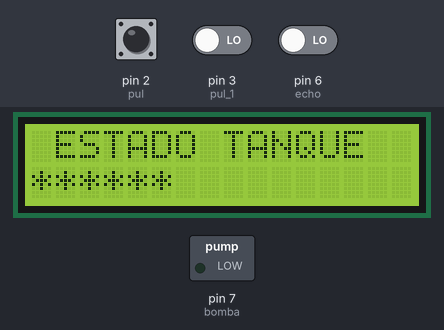
This sketch was run on a simulated Arduino Uno, built with avr-gcc and run on an emulated ATmega328P. Parts: 16×2 character LCD, switched loads named in the sketch (green lamp = pin HIGH). The test bench sets the inputs (shaded band); at power-on: pin 2 (pul) LOW, pin 3 (pul_1) LOW, pin 6 (echo) LOW. Pins used as bus, display or sensor lines are not drawn; what the sketch prints to the serial monitor is not drawn.

Above: at 1.6 s.
1.7 s: pin 2 (pul) driven HIGH
At 3.3 s:
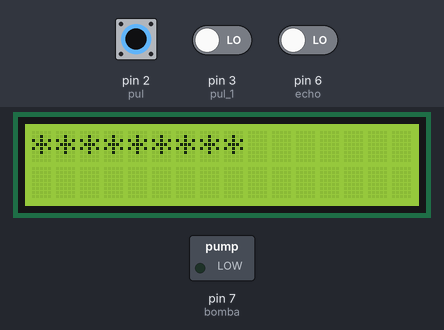
3.5 s: pin 3 (pul_1) driven HIGH
At 5.43 s:
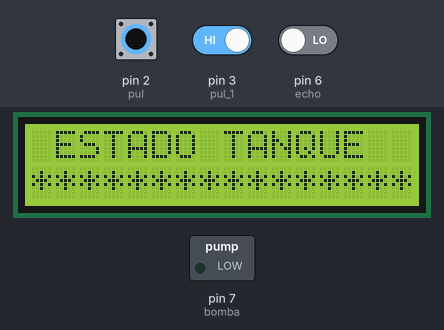
5.5 s: pin 2 (pul) pulsed LOW 5 times (0.12 s each, 0.3 s apart)
At 11.3 s:
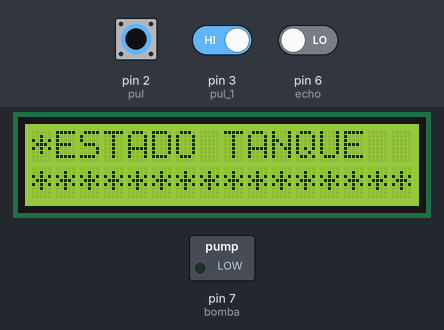
Timing chart, 0 to 12.8 s (numbered marks = the images above; inputs shaded):
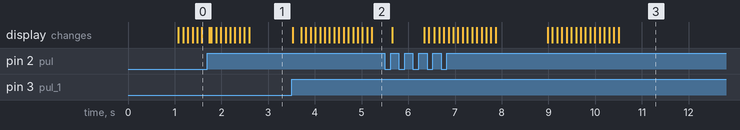

The sketch:

sketch_may30a.ino
```cpp
#include <Wire.h>//se llama la libreria Wire que nos ayudara a comunicarnos con el dispositivos de I2C
#include <LiquidCrystal_I2C.h>//se instala la libreria LiquidCrystal_I2C para trabajar con el i2c del lcd junto con el MÃ³dulo serial I2C
#define lcdAddress 0x27  //se indica la direcciÃ³n que toma el modulo i2c
#define filas 2//se indica que numero de filas que tiene el lcd que son dos para despues utilizarlo
#define columnas 16//se indica el numero de columnas que tiene el lcd que son 16
LiquidCrystal_I2C pantallalcd(lcdAddress, columnas, filas);//se llama la libreria LiquidCrystal_I2C se le indica el nombre de pantallalcd se le indica la direcciÃ³n del lcd,la variable columnas y filas

const int pul = 2; //Define los pines a usar
const int pul_1 = 3;
const int buzz = 4;
const int trig = 5;
const int echo = 6;
float tempo;
float dis;
const float val = 58.2;
int lee;

#define bomba 7  //Define el pin de la bomba
#define salida() pinMode(bomba,OUTPUT)
#define apagar() digitalWrite(bomba,HIGH)
#define encender() digitalWrite(bomba,LOW)
#define salidaa() pinMode(trig,OUTPUT)
#define entrada() pinMode(echo,INPUT)

void setup() {
 pantallalcd.init();//se indica que la pantallalcd que en eso se iniciara
 pantallalcd.backlight();//se indica que la pantallalcd para su iluminaciÃ³n
 salidaa();//Variable de salida
 entrada();//Variable de entrada
 salida();//Variable de salida
 Serial.begin(9600);//Funcion del monitor serial
 attachInterrupt(digitalPinToInterrupt(pul_1),SIR,RISING);//Interrupcion del boton
 attachInterrupt(digitalPinToInterrupt(pul),MEN,RISING);//Interrupcion del boton
}

void SIR(){ //Funcion de no retorno
  pantallalcd.clear();
  pantallalcd.setCursor(0,0);
  pantallalcd.print("Extrayendo");
  delay(2000);
  pantallalcd.clear();
}

void MEN(){//Funcion de no retorno
  pantallalcd.clear();
  pantallalcd.setCursor(0,0);
  pantallalcd.print("Se detecto");
  pantallalcd.setCursor(2,1);
  pantallalcd.print("Interrupcion");
  delay(2000);
  pantallalcd.clear();
}


void BLACK(){
  if(dis<9){
    pantallalcd.setCursor(0,1);
    pantallalcd.print("*");
    delay(100);
    pantallalcd.print("*");
    delay(100);
    pantallalcd.print("*");
    delay(100);
  }
  if(dis<8){
    pantallalcd.print("*");
    delay(100);
    pantallalcd.print("*");
    delay(100);
    pantallalcd.print("*");
    delay(100);
  }
  if(dis<7){
    pantallalcd.print("*");
    delay(100);
    pantallalcd.print("*");
    delay(100);
    pantallalcd.print("*");
    delay(100);
  }
  if(dis<6){
    pantallalcd.print("*");
    delay(100);
    pantallalcd.print("*");
    delay(100);
  }
  if(dis<5){
    pantallalcd.print("*");
    delay(100);
  }
  if(dis<4){
    pantallalcd.print("*");
    delay(100);
    pantallalcd.print("*");
    delay(100);
  }
  if(dis<3){
    pantallalcd.print("*");
    delay(100);
    pantallalcd.print("*");
    delay(100);
  }
}


void loop() {
  digitalWrite(trig, LOW);
  delayMicroseconds (2);
  digitalWrite(trig, HIGH);
  delayMicroseconds (10);
  tempo = pulseIn(echo,HIGH);
  dis = (tempo) /val;
  Serial.print(dis);
  Serial.println("cm");
  pantallalcd.setCursor(1,0);
  pantallalcd.print("ESTADO TANQUE");
  BLACK();
}
```

Measured:
- after the input at 1.7 s, the display: first changes at once (image 1 shows a later state)
- after the input at 3.5 s, the display: first changes at once (image 2 shows a later state)
- after the input at 5.5 s, the display: first changes after 0.16 s (image 3 shows a later state)
